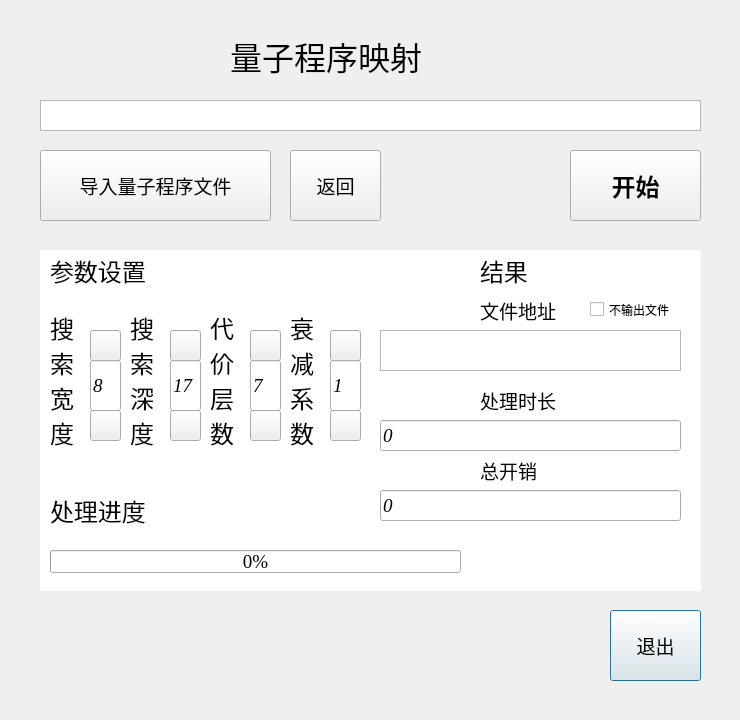
<?xml version="1.0" encoding="UTF-8"?>
<ui version="4.0">
 <class>Dialog</class>
 <widget class="QDialog" name="Dialog">
  <property name="geometry">
   <rect>
    <x>0</x>
    <y>0</y>
    <width>740</width>
    <height>720</height>
   </rect>
  </property>
  <property name="windowTitle">
   <string>Dialog</string>
  </property>
  <widget class="QPushButton" name="pushButton">
   <property name="geometry">
    <rect>
     <x>610</x>
     <y>610</y>
     <width>91</width>
     <height>71</height>
    </rect>
   </property>
   <property name="font">
    <font>
     <family>Agency FB</family>
     <pointsize>14</pointsize>
    </font>
   </property>
   <property name="text">
    <string>退出</string>
   </property>
  </widget>
  <widget class="QPushButton" name="pushButton_2">
   <property name="geometry">
    <rect>
     <x>290</x>
     <y>150</y>
     <width>91</width>
     <height>71</height>
    </rect>
   </property>
   <property name="font">
    <font>
     <family>Agency FB</family>
     <pointsize>14</pointsize>
    </font>
   </property>
   <property name="text">
    <string>返回</string>
   </property>
  </widget>
  <widget class="QLabel" name="label">
   <property name="geometry">
    <rect>
     <x>230</x>
     <y>30</y>
     <width>241</width>
     <height>51</height>
    </rect>
   </property>
   <property name="font">
    <font>
     <family>楷体</family>
     <pointsize>24</pointsize>
    </font>
   </property>
   <property name="text">
    <string>量子程序映射</string>
   </property>
  </widget>
  <widget class="QProgressBar" name="progressBar">
   <property name="geometry">
    <rect>
     <x>50</x>
     <y>550</y>
     <width>411</width>
     <height>23</height>
    </rect>
   </property>
   <property name="font">
    <font>
     <family>Times New Roman</family>
     <pointsize>14</pointsize>
     <weight>50</weight>
     <bold>false</bold>
    </font>
   </property>
   <property name="value">
    <number>0</number>
   </property>
  </widget>
  <widget class="QPushButton" name="pushButton_3">
   <property name="geometry">
    <rect>
     <x>90</x>
     <y>330</y>
     <width>31</width>
     <height>31</height>
    </rect>
   </property>
   <property name="styleSheet">
    <string notr="true">border-image: url(:/arrow/pictures/upArrow.PNG);
</string>
   </property>
   <property name="text">
    <string/>
   </property>
  </widget>
  <widget class="QPushButton" name="pushButton_4">
   <property name="geometry">
    <rect>
     <x>90</x>
     <y>410</y>
     <width>31</width>
     <height>31</height>
    </rect>
   </property>
   <property name="styleSheet">
    <string notr="true">border-image: url(:/arrow/pictures/downArrow.PNG);
</string>
   </property>
   <property name="text">
    <string/>
   </property>
  </widget>
  <widget class="QPushButton" name="pushButton_5">
   <property name="geometry">
    <rect>
     <x>170</x>
     <y>330</y>
     <width>31</width>
     <height>31</height>
    </rect>
   </property>
   <property name="styleSheet">
    <string notr="true">border-image: url(:/arrow/pictures/upArrow.PNG);
</string>
   </property>
   <property name="text">
    <string/>
   </property>
  </widget>
  <widget class="QPushButton" name="pushButton_6">
   <property name="geometry">
    <rect>
     <x>170</x>
     <y>410</y>
     <width>31</width>
     <height>31</height>
    </rect>
   </property>
   <property name="styleSheet">
    <string notr="true">border-image: url(:/arrow/pictures/downArrow.PNG);
</string>
   </property>
   <property name="text">
    <string/>
   </property>
  </widget>
  <widget class="QLabel" name="label_2">
   <property name="geometry">
    <rect>
     <x>50</x>
     <y>310</y>
     <width>31</width>
     <height>141</height>
    </rect>
   </property>
   <property name="font">
    <font>
     <family>楷体</family>
     <pointsize>18</pointsize>
    </font>
   </property>
   <property name="layoutDirection">
    <enum>Qt::LeftToRight</enum>
   </property>
   <property name="frameShape">
    <enum>QFrame::NoFrame</enum>
   </property>
   <property name="text">
    <string>搜索宽度</string>
   </property>
   <property name="textFormat">
    <enum>Qt::AutoText</enum>
   </property>
   <property name="scaledContents">
    <bool>false</bool>
   </property>
   <property name="alignment">
    <set>Qt::AlignLeading|Qt::AlignLeft|Qt::AlignVCenter</set>
   </property>
   <property name="wordWrap">
    <bool>true</bool>
   </property>
   <property name="margin">
    <number>0</number>
   </property>
   <property name="indent">
    <number>-1</number>
   </property>
  </widget>
  <widget class="QPushButton" name="pushButton_7">
   <property name="geometry">
    <rect>
     <x>570</x>
     <y>150</y>
     <width>131</width>
     <height>71</height>
    </rect>
   </property>
   <property name="font">
    <font>
     <family>Agency FB</family>
     <pointsize>18</pointsize>
     <weight>75</weight>
     <bold>true</bold>
    </font>
   </property>
   <property name="text">
    <string>开始</string>
   </property>
  </widget>
  <widget class="QTextBrowser" name="textBrowser">
   <property name="geometry">
    <rect>
     <x>380</x>
     <y>330</y>
     <width>301</width>
     <height>41</height>
    </rect>
   </property>
   <property name="readOnly">
    <bool>true</bool>
   </property>
   <property name="markdown">
    <string/>
   </property>
  </widget>
  <widget class="QLabel" name="label_4">
   <property name="geometry">
    <rect>
     <x>480</x>
     <y>300</y>
     <width>101</width>
     <height>21</height>
    </rect>
   </property>
   <property name="font">
    <font>
     <family>楷体</family>
     <pointsize>14</pointsize>
    </font>
   </property>
   <property name="text">
    <string>文件地址</string>
   </property>
  </widget>
  <widget class="QPushButton" name="pushButton_8">
   <property name="geometry">
    <rect>
     <x>40</x>
     <y>150</y>
     <width>231</width>
     <height>71</height>
    </rect>
   </property>
   <property name="font">
    <font>
     <family>Agency FB</family>
     <pointsize>14</pointsize>
    </font>
   </property>
   <property name="text">
    <string>导入量子程序文件</string>
   </property>
  </widget>
  <widget class="QLabel" name="label_5">
   <property name="geometry">
    <rect>
     <x>480</x>
     <y>390</y>
     <width>101</width>
     <height>21</height>
    </rect>
   </property>
   <property name="font">
    <font>
     <family>楷体</family>
     <pointsize>14</pointsize>
    </font>
   </property>
   <property name="text">
    <string>处理时长</string>
   </property>
  </widget>
  <widget class="QLabel" name="label_6">
   <property name="geometry">
    <rect>
     <x>480</x>
     <y>460</y>
     <width>71</width>
     <height>21</height>
    </rect>
   </property>
   <property name="font">
    <font>
     <family>楷体</family>
     <pointsize>14</pointsize>
    </font>
   </property>
   <property name="text">
    <string>总开销</string>
   </property>
  </widget>
  <widget class="QLabel" name="label_3">
   <property name="geometry">
    <rect>
     <x>130</x>
     <y>310</y>
     <width>31</width>
     <height>141</height>
    </rect>
   </property>
   <property name="font">
    <font>
     <family>楷体</family>
     <pointsize>18</pointsize>
    </font>
   </property>
   <property name="layoutDirection">
    <enum>Qt::LeftToRight</enum>
   </property>
   <property name="frameShape">
    <enum>QFrame::NoFrame</enum>
   </property>
   <property name="text">
    <string>搜索深度</string>
   </property>
   <property name="textFormat">
    <enum>Qt::AutoText</enum>
   </property>
   <property name="scaledContents">
    <bool>false</bool>
   </property>
   <property name="alignment">
    <set>Qt::AlignLeading|Qt::AlignLeft|Qt::AlignVCenter</set>
   </property>
   <property name="wordWrap">
    <bool>true</bool>
   </property>
   <property name="margin">
    <number>0</number>
   </property>
   <property name="indent">
    <number>-1</number>
   </property>
  </widget>
  <widget class="QPushButton" name="pushButton_9">
   <property name="geometry">
    <rect>
     <x>330</x>
     <y>410</y>
     <width>31</width>
     <height>31</height>
    </rect>
   </property>
   <property name="styleSheet">
    <string notr="true">border-image: url(:/arrow/pictures/downArrow.PNG);
</string>
   </property>
   <property name="text">
    <string/>
   </property>
  </widget>
  <widget class="QLabel" name="label_7">
   <property name="geometry">
    <rect>
     <x>290</x>
     <y>310</y>
     <width>31</width>
     <height>141</height>
    </rect>
   </property>
   <property name="font">
    <font>
     <family>楷体</family>
     <pointsize>18</pointsize>
    </font>
   </property>
   <property name="layoutDirection">
    <enum>Qt::LeftToRight</enum>
   </property>
   <property name="frameShape">
    <enum>QFrame::NoFrame</enum>
   </property>
   <property name="text">
    <string>衰减系数</string>
   </property>
   <property name="textFormat">
    <enum>Qt::AutoText</enum>
   </property>
   <property name="scaledContents">
    <bool>false</bool>
   </property>
   <property name="alignment">
    <set>Qt::AlignLeading|Qt::AlignLeft|Qt::AlignVCenter</set>
   </property>
   <property name="wordWrap">
    <bool>true</bool>
   </property>
   <property name="margin">
    <number>0</number>
   </property>
   <property name="indent">
    <number>-1</number>
   </property>
  </widget>
  <widget class="QPushButton" name="pushButton_10">
   <property name="geometry">
    <rect>
     <x>330</x>
     <y>330</y>
     <width>31</width>
     <height>31</height>
    </rect>
   </property>
   <property name="styleSheet">
    <string notr="true">border-image: url(:/arrow/pictures/upArrow.PNG);
</string>
   </property>
   <property name="text">
    <string/>
   </property>
  </widget>
  <widget class="QLabel" name="label_8">
   <property name="geometry">
    <rect>
     <x>50</x>
     <y>250</y>
     <width>121</width>
     <height>41</height>
    </rect>
   </property>
   <property name="font">
    <font>
     <family>楷体</family>
     <pointsize>18</pointsize>
    </font>
   </property>
   <property name="layoutDirection">
    <enum>Qt::LeftToRight</enum>
   </property>
   <property name="frameShape">
    <enum>QFrame::NoFrame</enum>
   </property>
   <property name="text">
    <string>参数设置</string>
   </property>
   <property name="textFormat">
    <enum>Qt::AutoText</enum>
   </property>
   <property name="scaledContents">
    <bool>false</bool>
   </property>
   <property name="alignment">
    <set>Qt::AlignLeading|Qt::AlignLeft|Qt::AlignVCenter</set>
   </property>
   <property name="wordWrap">
    <bool>true</bool>
   </property>
   <property name="margin">
    <number>0</number>
   </property>
   <property name="indent">
    <number>-1</number>
   </property>
  </widget>
  <widget class="QPushButton" name="pushButton_11">
   <property name="geometry">
    <rect>
     <x>250</x>
     <y>410</y>
     <width>31</width>
     <height>31</height>
    </rect>
   </property>
   <property name="styleSheet">
    <string notr="true">border-image: url(:/arrow/pictures/downArrow.PNG);
</string>
   </property>
   <property name="text">
    <string/>
   </property>
  </widget>
  <widget class="QLabel" name="label_9">
   <property name="geometry">
    <rect>
     <x>210</x>
     <y>310</y>
     <width>31</width>
     <height>141</height>
    </rect>
   </property>
   <property name="font">
    <font>
     <family>楷体</family>
     <pointsize>18</pointsize>
    </font>
   </property>
   <property name="layoutDirection">
    <enum>Qt::LeftToRight</enum>
   </property>
   <property name="frameShape">
    <enum>QFrame::NoFrame</enum>
   </property>
   <property name="text">
    <string>代价层数</string>
   </property>
   <property name="textFormat">
    <enum>Qt::AutoText</enum>
   </property>
   <property name="scaledContents">
    <bool>false</bool>
   </property>
   <property name="alignment">
    <set>Qt::AlignLeading|Qt::AlignLeft|Qt::AlignVCenter</set>
   </property>
   <property name="wordWrap">
    <bool>true</bool>
   </property>
   <property name="margin">
    <number>0</number>
   </property>
   <property name="indent">
    <number>-1</number>
   </property>
  </widget>
  <widget class="QPushButton" name="pushButton_12">
   <property name="geometry">
    <rect>
     <x>250</x>
     <y>330</y>
     <width>31</width>
     <height>31</height>
    </rect>
   </property>
   <property name="styleSheet">
    <string notr="true">border-image: url(:/arrow/pictures/upArrow.PNG);
</string>
   </property>
   <property name="text">
    <string/>
   </property>
  </widget>
  <widget class="QLabel" name="label_10">
   <property name="geometry">
    <rect>
     <x>480</x>
     <y>250</y>
     <width>71</width>
     <height>41</height>
    </rect>
   </property>
   <property name="font">
    <font>
     <family>楷体</family>
     <pointsize>18</pointsize>
    </font>
   </property>
   <property name="layoutDirection">
    <enum>Qt::LeftToRight</enum>
   </property>
   <property name="frameShape">
    <enum>QFrame::NoFrame</enum>
   </property>
   <property name="text">
    <string>结果</string>
   </property>
   <property name="textFormat">
    <enum>Qt::AutoText</enum>
   </property>
   <property name="scaledContents">
    <bool>false</bool>
   </property>
   <property name="alignment">
    <set>Qt::AlignLeading|Qt::AlignLeft|Qt::AlignVCenter</set>
   </property>
   <property name="wordWrap">
    <bool>true</bool>
   </property>
   <property name="margin">
    <number>0</number>
   </property>
   <property name="indent">
    <number>-1</number>
   </property>
  </widget>
  <widget class="QLabel" name="label_11">
   <property name="geometry">
    <rect>
     <x>40</x>
     <y>250</y>
     <width>661</width>
     <height>341</height>
    </rect>
   </property>
   <property name="styleSheet">
    <string notr="true">background-color: rgb(255, 255, 255);</string>
   </property>
   <property name="text">
    <string/>
   </property>
  </widget>
  <widget class="QLabel" name="label_12">
   <property name="geometry">
    <rect>
     <x>50</x>
     <y>490</y>
     <width>121</width>
     <height>41</height>
    </rect>
   </property>
   <property name="font">
    <font>
     <family>楷体</family>
     <pointsize>18</pointsize>
    </font>
   </property>
   <property name="layoutDirection">
    <enum>Qt::LeftToRight</enum>
   </property>
   <property name="frameShape">
    <enum>QFrame::NoFrame</enum>
   </property>
   <property name="text">
    <string>处理进度</string>
   </property>
   <property name="textFormat">
    <enum>Qt::AutoText</enum>
   </property>
   <property name="scaledContents">
    <bool>false</bool>
   </property>
   <property name="alignment">
    <set>Qt::AlignLeading|Qt::AlignLeft|Qt::AlignVCenter</set>
   </property>
   <property name="wordWrap">
    <bool>true</bool>
   </property>
   <property name="margin">
    <number>0</number>
   </property>
   <property name="indent">
    <number>-1</number>
   </property>
  </widget>
  <widget class="QLineEdit" name="lineEdit">
   <property name="geometry">
    <rect>
     <x>90</x>
     <y>360</y>
     <width>31</width>
     <height>51</height>
    </rect>
   </property>
   <property name="font">
    <font>
     <family>Times New Roman</family>
     <pointsize>14</pointsize>
     <italic>true</italic>
    </font>
   </property>
   <property name="text">
    <string>8</string>
   </property>
  </widget>
  <widget class="QLineEdit" name="lineEdit_2">
   <property name="geometry">
    <rect>
     <x>170</x>
     <y>360</y>
     <width>31</width>
     <height>51</height>
    </rect>
   </property>
   <property name="font">
    <font>
     <family>Times New Roman</family>
     <pointsize>14</pointsize>
     <italic>true</italic>
    </font>
   </property>
   <property name="text">
    <string>17</string>
   </property>
  </widget>
  <widget class="QLineEdit" name="lineEdit_3">
   <property name="geometry">
    <rect>
     <x>250</x>
     <y>360</y>
     <width>31</width>
     <height>51</height>
    </rect>
   </property>
   <property name="font">
    <font>
     <family>Times New Roman</family>
     <pointsize>14</pointsize>
     <italic>true</italic>
    </font>
   </property>
   <property name="text">
    <string>7</string>
   </property>
  </widget>
  <widget class="QLineEdit" name="lineEdit_4">
   <property name="geometry">
    <rect>
     <x>330</x>
     <y>360</y>
     <width>31</width>
     <height>51</height>
    </rect>
   </property>
   <property name="font">
    <font>
     <family>Times New Roman</family>
     <pointsize>14</pointsize>
     <italic>true</italic>
    </font>
   </property>
   <property name="text">
    <string>1</string>
   </property>
  </widget>
  <widget class="QLineEdit" name="lineEdit_5">
   <property name="geometry">
    <rect>
     <x>380</x>
     <y>420</y>
     <width>301</width>
     <height>31</height>
    </rect>
   </property>
   <property name="font">
    <font>
     <family>Times New Roman</family>
     <pointsize>14</pointsize>
     <italic>true</italic>
    </font>
   </property>
   <property name="text">
    <string>0</string>
   </property>
  </widget>
  <widget class="QLineEdit" name="lineEdit_6">
   <property name="geometry">
    <rect>
     <x>380</x>
     <y>490</y>
     <width>301</width>
     <height>31</height>
    </rect>
   </property>
   <property name="font">
    <font>
     <family>Times New Roman</family>
     <pointsize>14</pointsize>
     <italic>true</italic>
    </font>
   </property>
   <property name="text">
    <string>0</string>
   </property>
  </widget>
  <widget class="QTextBrowser" name="textBrowser_2">
   <property name="geometry">
    <rect>
     <x>40</x>
     <y>100</y>
     <width>661</width>
     <height>31</height>
    </rect>
   </property>
   <property name="readOnly">
    <bool>true</bool>
   </property>
   <property name="markdown">
    <string/>
   </property>
  </widget>
  <widget class="QCheckBox" name="checkBox">
   <property name="geometry">
    <rect>
     <x>590</x>
     <y>300</y>
     <width>111</width>
     <height>19</height>
    </rect>
   </property>
   <property name="font">
    <font>
     <family>楷体</family>
    </font>
   </property>
   <property name="text">
    <string>不输出文件</string>
   </property>
   <property name="checkable">
    <bool>true</bool>
   </property>
   <property name="checked">
    <bool>false</bool>
   </property>
  </widget>
  <zorder>label_11</zorder>
  <zorder>pushButton</zorder>
  <zorder>pushButton_2</zorder>
  <zorder>label</zorder>
  <zorder>progressBar</zorder>
  <zorder>pushButton_3</zorder>
  <zorder>pushButton_4</zorder>
  <zorder>pushButton_5</zorder>
  <zorder>pushButton_6</zorder>
  <zorder>label_2</zorder>
  <zorder>pushButton_7</zorder>
  <zorder>textBrowser</zorder>
  <zorder>label_4</zorder>
  <zorder>pushButton_8</zorder>
  <zorder>label_5</zorder>
  <zorder>label_6</zorder>
  <zorder>label_3</zorder>
  <zorder>pushButton_9</zorder>
  <zorder>label_7</zorder>
  <zorder>pushButton_10</zorder>
  <zorder>label_8</zorder>
  <zorder>pushButton_11</zorder>
  <zorder>label_9</zorder>
  <zorder>pushButton_12</zorder>
  <zorder>label_10</zorder>
  <zorder>label_12</zorder>
  <zorder>lineEdit</zorder>
  <zorder>lineEdit_2</zorder>
  <zorder>lineEdit_3</zorder>
  <zorder>lineEdit_4</zorder>
  <zorder>lineEdit_5</zorder>
  <zorder>lineEdit_6</zorder>
  <zorder>textBrowser_2</zorder>
  <zorder>checkBox</zorder>
 </widget>
 <resources>
  <include location="transformation.qrc"/>
 </resources>
 <connections/>
</ui>
